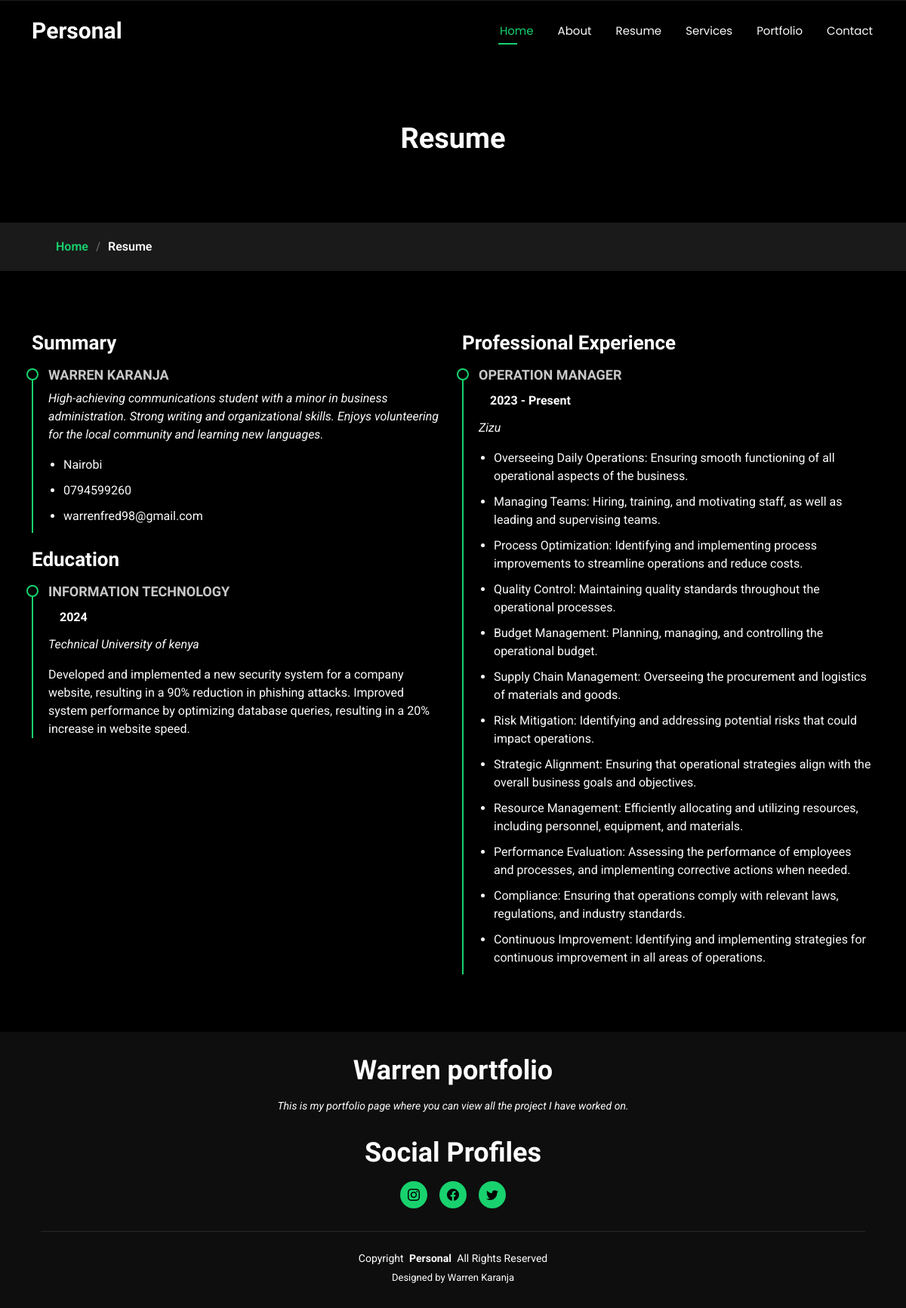
Screenshot of /resume/ with the database file from the repository.
### main/models.py (models this page shows, shortened)
class Resume(models.Model):
    name = models.CharField(max_length=255)
    professional_summary = models.TextField()
    address = models.CharField(max_length=255)
    phone = models.CharField(max_length=20)
    email = models.EmailField()

class Education(models.Model):
    resume = models.ForeignKey(Resume, related_name='education', on_delete=models.CASCADE)
    degree = models.CharField(max_length=255)
    institution = models.CharField(max_length=255)
    year = models.CharField(max_length=10)
    description = models.TextField()

class Experience(models.Model):
    resume = models.ForeignKey(Resume, related_name='experience', on_delete=models.CASCADE)
    title = models.CharField(max_length=255)
    company = models.CharField(max_length=255)
    start_year = models.CharField(max_length=10)
    end_year = models.CharField(max_length=10, blank=True, null=True)
    responsibilities = models.TextField()

class SocialProfile(models.Model):
    name = models.CharField(max_length=50)
    url = models.URLField()
    icon_class = models.CharField(max_length=100)  # like 'bi bi-twitter-x'

### main/views.py (the view)
# urls.py: path('resume/', views.resume, name='resume'),
def resume(request):
    resume = Resume.objects.prefetch_related('education', 'experience').first()
    return render(request, 'resume.html', {'resume': resume})

### main/context_processors.py (called while the page is built)
def social_profiles(request):
    profiles = SocialProfile.objects.all()
    return {'social_profiles': profiles}

### main/templates/resume.html (shortened to what this page needs)
{% extends 'base.html' %}
{% block content %}
<main class="main">
    <div class="page-title" data-aos="fade">
        <div class="heading">
            <div class="container">
                <div class="row d-flex justify-content-center text-center">
                    <div class="col-lg-8">
                        <h1>Resume</h1>
                    </div>
                </div>
            </div>
        </div>
        <nav class="breadcrumbs">
            <div class="container">
                <ol>
                    <li><a href="{% url 'home' %}">Home</a></li>
                    <li class="current">Resume</li>
                </ol>
            </div>
        </nav>
    </div>
    <section id="resume" class="resume section">
        <div class="container">
            <div class="row">
                <div class="col-lg-6" data-aos="fade-up" data-aos-delay="100">
                    <h3 class="resume-title">Summary</h3>
                    <div class="resume-item pb-0">
                        <h4>{{ resume.name }}</h4>
                        <p><em>{{ resume.professional_summary }}</em></p>
                        <ul>
                            <li>{{ resume.address }}</li>
                            <li>{{ resume.phone }}</li>
                            <li>{{ resume.email }}</li>
                        </ul>
                    </div>
                    <h3 class="resume-title">Education</h3>
                    {% for education in resume.education.all %}
                    <div class="resume-item">
                        <h4>{{ education.degree }}</h4>
                        <h5>{{ education.year }}</h5>
                        <p><em>{{ education.institution }}</em></p>
                        <p>{{ education.description }}</p>
                    </div>
                    {% endfor %}
                </div>
                <div class="col-lg-6" data-aos="fade-up" data-aos-delay="200">
                    <h3 class="resume-title">Professional Experience</h3>
                    {% for job in resume.experience.all %}
                    <div class="resume-item">
                        <h4>{{ job.title }}</h4>
                        <h5>{{ job.start_year }} - {{ job.end_year|default:"Present" }}</h5>
                        <p><em>{{ job.company }}</em></p>
                        <ul>
                            {% for duty in job.responsibilities.splitlines %}
                            <li>{{ duty }}</li>
                            {% endfor %}
                        </ul>
                    </div>
                    {% endfor %}
                </div>
            </div>
        </div>
    </section>
</main>
{% endblock %}

### main/templates/base.html (shortened to what this page needs)
{% load static %}
<!DOCTYPE html>
<html lang="en">
<head>
  <link href="{% static 'vendor/bootstrap/css/bootstrap.min.css' %}" rel="stylesheet">
  <link href="{% static 'vendor/bootstrap-icons/bootstrap-icons.css' %}" rel="stylesheet">
  <link href="{% static 'assets/vendor/aos/aos.css' %}" rel="stylesheet">
  <link href="{% static 'vendor/swiper/swiper-bundle.min.css' %}" rel="stylesheet">
  <link href="{% static 'vendor/glightbox/css/glightbox.min.css' %}" rel="stylesheet">
  <link href="{% static 'css/main.css' %}" rel="stylesheet">
</head>
<body class="index-page">
  <header id="header" class="header d-flex align-items-center fixed-top">
    <div class="container-fluid container-xl position-relative d-flex align-items-center justify-content-between">
      <a href="{% url 'home' %}" class="logo d-flex align-items-center">
        <h1 class="sitename">Personal</h1>
      </a>
      <nav id="navmenu" class="navmenu">
        <ul>
          <li><a href="{% url 'home' %}" class="active">Home</a></li>
          <li><a href="{% url 'about' %}">About</a></li>
          <li><a href="{% url 'resume' %}">Resume</a></li>
          <li><a href="{% url 'services' %}">Services</a></li>
          <li><a href="{% url 'portfolio' %}">Portfolio</a></li>
          <li><a href="{% url 'contact' %}">Contact</a></li>
        </ul>
      </nav>
    </div>
  </header>
  {% block content %} {% endblock content %}
  <footer id="footer" class="footer dark-background">
    <div class="container">
      <h3 class="sitename">Warren portfolio</h3>
      <p>This is my portfolio page where you can view all the project I have worked on.</p>
      <div class="row">
        <div class="col-12">
            <h3 class="text-center mb-3">Social Profiles</h3>
            <div class="social-links d-flex justify-content-center">
                {% for profile in social_profiles %}
                    <a href="{{ profile.url }}" target="_blank" class="mx-2">
                        <i class="{{ profile.icon_class }}"></i>
                    </a>
                {% endfor %}
            </div>
        </div>
    </div>
      <div class="container">
        <div class="copyright">
          <span>Copyright</span> <strong class="px-1 sitename">Personal</strong> <span>All Rights Reserved</span>
        </div>
        <div class="credits">
          Designed by Warren Karanja</a>
        </div>
      </div>
    </div>
  </footer>
</body>
</html>

### rows the page displays
Resume: name "WARREN KARANJA", professional_summary "High-achieving communications student with a minor in business administration. Strong writing and organizational skills. Enjoys volunteering for the local community and learning new languages.", address "Nairobi", phone "0794599260", email "warrenfred98@gmail.com"
Education: degree "INFORMATION TECHNOLOGY", year "2024", institution "Technical University of kenya", description "Developed and implemented a new security system for a company website, resulting in a 90% reduction in phishing attacks. Improved system performance by optimizing database queries, resulting in a 20% increase in website speed."
Experience: title "OPERATION MANAGER", start_year "2023", end_year "Present", company "Zizu", splitlines "Overseeing Daily Operations: Ensuring smooth functioning of all operational aspects of the business." "Managing Teams: Hiring, training, and motivating staff, as well as leading and supervising teams." "Process Optimization: Identifying and implementing process improvements to streamline operations and reduce costs." "Quality Control: Maintaining quality standards throughout the operational processes." "Budget Management: Planning, managing, and controlling the operational budget." "Supply Chain Management: Overseeing the procurement and logistics of materials and goods." "Risk Mitigation: Identifying and addressing potential risks that could impact operations." "Strategic Alignment: Ensuring that operational strategies align with the overall business goals and objectives." "Resource Management: Efficiently allocating and utilizing resources, including personnel, equipment, and materials." "Performance Evaluation: Assessing the performance of employees and processes, and implementing corrective actions when needed." "Compliance: Ensuring that operations comply with relevant laws, regulations, and industry standards." "Continuous Improvement: Identifying and implementing strategies for continuous improvement in all areas of operations."
